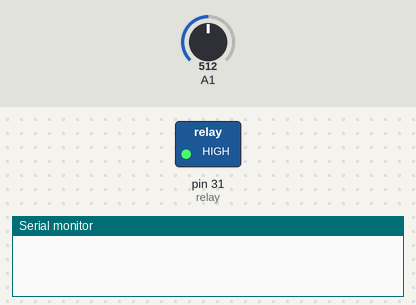
The sketch below on a simulated Arduino Mega 2560, built with avr-gcc and run on an emulated ATmega2560. On the bench: switched loads named in the sketch (green lamp = pin HIGH), the last lines printed to the serial monitor. Inputs (shaded band) come from the test bench; at power-on: A1 = 512.

Above: at 0.2 s.
At 1.2 s:
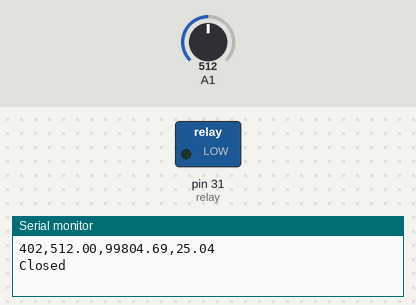
1.3 s: A1 set to 0
Timing chart, 0 to 4.3 s (numbered marks = the images above; inputs shaded):
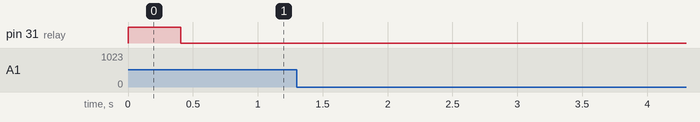

The sketch:

Thermistor_Print.ino
```cpp
float Vo;
float R1 = 100000;
float R2, T, targetT;
float R0 = 100000;
float c1,c2;
int sampleSize = 20;
int sampleRate = 20;
int Vreading;
float sum = 0;
int relay = 31;
//volatile byte relayState = LOW;

void setup() {
  Serial.begin(9600);
  pinMode(relay, OUTPUT);
  digitalWrite(relay, HIGH);
}

void loop() {
  for(int i=0; i < sampleSize; i++)
  {
  Vreading = analogRead(A1);
  sum = sum + Vreading;
  delay(sampleRate);
  }
  Vo = sum/sampleSize;
  sum = 0;

  R2 = R1 * (1023 / (float)Vo - 1.0);

  c1 = 1.0/(25.0+273.15);
  c2 = (1.0/3950)*log(R2/R0);
  T = 1.0/(c1+c2);
  T = T - 273.15;

  //Serial.print("Voltage values: ");
//  Serial.println(Vo);
  unsigned long timestamp = millis();
  Serial.print(timestamp);
  Serial.print(",");
  Serial.print(Vo);
  Serial.print(",");
  Serial.print(R2);
  Serial.print(",");
  Serial.println(T);
  //Serial.println(" C");

  // temp control logic
  targetT = 204;

  if(T < targetT) {
    digitalWrite(relay, LOW);
    Serial.println("Closed");
  }
  else {
    digitalWrite(relay, HIGH);
    Serial.println("Open");
  }

//  if(T <


//  if(T<100){
//    digitalWrite(relay, LOW);
//    Serial.println("OFF");
//  } else{
//    digitalWrite(relay, HIGH);
//    Serial.println("ON");
//  }


  delay(500);
}
```
